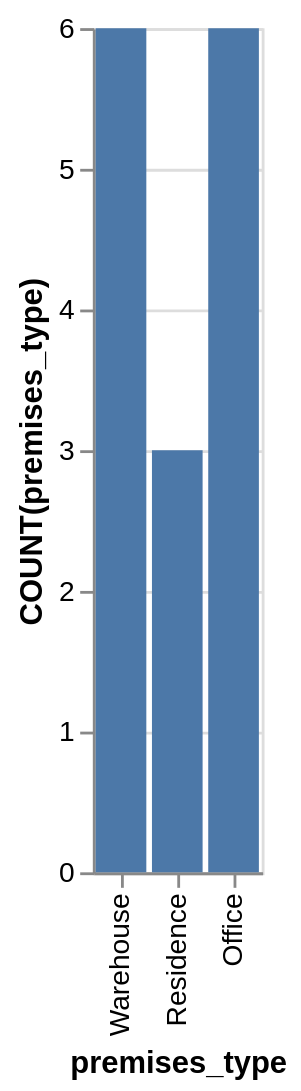

Describe this chart as a Vega-Lite specification.
### Vega-Lite specification from a JSON file in a GitHub repository (floating-point values rounded to 4 significant figures)
{"data": {"values": [{"x_data": "Warehouse", "y_data": 6}, {"x_data": "Residence", "y_data": 3}, {"x_data": "Office", "y_data": 6}]}, "mark": "bar", "encoding": {"x": {"field": "x_data", "type": "nominal", "title": "premises_type", "sort": "descending"}, "y": {"field": "y_data", "type": "quantitative", "title": "COUNT(premises_type)"}}}
